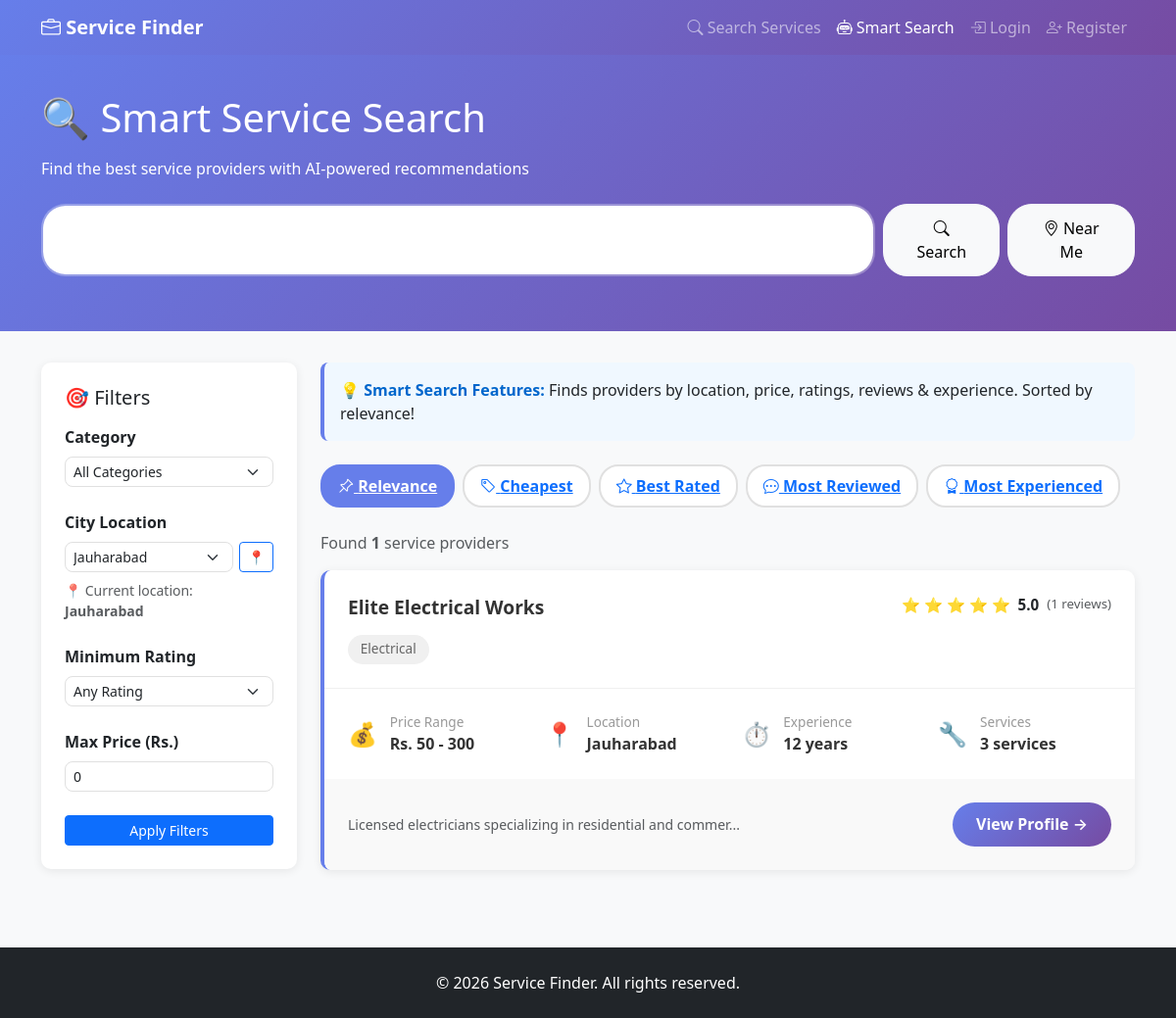
Page /smart-search.php on the committed database.
### tables this page shows
CREATE TABLE service_providers (
    provider_id INT PRIMARY KEY AUTO_INCREMENT,
    user_id INT NOT NULL UNIQUE,
    business_name VARCHAR(150) NOT NULL,
    business_description TEXT,
    category_id INT NOT NULL,
    business_phone VARCHAR(15),
    business_email VARCHAR(100),
    website VARCHAR(255),
    business_address TEXT,
    business_city VARCHAR(100),
    business_state VARCHAR(100),
    business_zip VARCHAR(10),
    latitude DECIMAL(10, 8),
    longitude DECIMAL(11, 8),
    years_of_experience INT,
    average_rating DECIMAL(3, 2) DEFAULT 0.00,
    total_reviews INT DEFAULT 0,
    total_jobs_completed INT DEFAULT 0,
    is_verified BOOLEAN DEFAULT FALSE,
    is_active BOOLEAN DEFAULT TRUE,
    profile_image VARCHAR(255),
    cover_image VARCHAR(255),
    created_at TIMESTAMP DEFAULT CURRENT_TIMESTAMP,
    updated_at TIMESTAMP DEFAULT CURRENT_TIMESTAMP ON UPDATE CURRENT_TIMESTAMP,
    FOREIGN KEY (user_id) REFERENCES users(user_id) ON DELETE CASCADE,
    FOREIGN KEY (category_id) REFERENCES service_categories(category_id),
    INDEX idx_category (category_id),
    INDEX idx_city (business_city),
    INDEX idx_rating (average_rating)
);

CREATE TABLE service_categories (
    category_id INT PRIMARY KEY AUTO_INCREMENT,
    category_name VARCHAR(100) UNIQUE NOT NULL,
    description TEXT,
    icon VARCHAR(50),
    created_at TIMESTAMP DEFAULT CURRENT_TIMESTAMP
);

CREATE TABLE users (
    user_id INT PRIMARY KEY AUTO_INCREMENT,
    username VARCHAR(100) UNIQUE NOT NULL,
    email VARCHAR(100) UNIQUE NOT NULL,
    password VARCHAR(255) NOT NULL,
    first_name VARCHAR(100),
    last_name VARCHAR(100),
    phone VARCHAR(15),
    address TEXT,
    city VARCHAR(100),
    state VARCHAR(100),
    zip_code VARCHAR(10),
    profile_image VARCHAR(255),
    user_type ENUM('customer', 'service_provider') DEFAULT 'customer',
    is_verified BOOLEAN DEFAULT FALSE,
    created_at TIMESTAMP DEFAULT CURRENT_TIMESTAMP,
    updated_at TIMESTAMP DEFAULT CURRENT_TIMESTAMP ON UPDATE CURRENT_TIMESTAMP
);

### smart-search.php (the view, shortened to what the rows shown need)
<?php
include 'database_connection.php';
$keyword = sanitize_input($_GET['keyword'] ?? '');
$category = sanitize_input($_GET['category'] ?? '');
$city = sanitize_input($_GET['city'] ?? '');
$sortBy = sanitize_input($_GET['sort_by'] ?? 'relevance');
$page = intval($_GET['page'] ?? 1);
$user_city = USER_DEFAULT_CITY;
if (empty($city)) {
    $city = $user_city;
}
$offset = ($page - 1) * SEARCH_RESULTS_PER_PAGE;
$query = "
    SELECT
        sp.provider_id,
        sp.business_name,
        sp.business_description,
        sp.years_of_experience,
        u.email,
        u.phone,
        u.city,
        u.state,
        c.category_id,
        c.category_name,
        ROUND(COALESCE(AVG(r.rating), 0), 2) as avg_rating,
        COUNT(DISTINCT r.review_id) as total_reviews,
        MIN(s.price) as min_price,
        MAX(s.price) as max_price,
        ROUND(AVG(s.price), 2) as avg_price,
        COUNT(DISTINCT s.service_id) as service_count
    FROM service_providers sp
    JOIN users u ON sp.user_id = u.user_id
    JOIN service_categories c ON sp.category_id = c.category_id
    LEFT JOIN services s ON sp.provider_id = s.provider_id
    LEFT JOIN reviews r ON sp.provider_id = r.provider_id
    WHERE sp.is_active = 1 AND sp.is_verified = 1
";
$types = '';
$params = [];
if (!empty($city)) {
    $query .= " AND u.city LIKE ?";
    $params[] = '%' . $city . '%';
    $types .= 's';
}
$query .= " GROUP BY sp.provider_id";
switch ($sortBy) {
    case 'relevance':
    default:
        $query .= " ORDER BY avg_rating DESC, total_reviews DESC";
        break;
}
$query .= " LIMIT ? OFFSET ?";
$params[] = SEARCH_RESULTS_PER_PAGE;
$params[] = $offset;
$types .= 'ii';
$results = getMultipleResults($conn, $query, $types, $params);
$all_providers = is_array($results) ? $results : [];
$providers = $all_providers;
?>
<!DOCTYPE html>
<html lang="en">
<head>
    <link href="https://cdn.jsdelivr.net/npm/bootstrap@5.3.0/dist/css/bootstrap.min.css" rel="stylesheet">
    <link rel="stylesheet" href="https://cdn.jsdelivr.net/npm/bootstrap-icons@1.11.0/font/bootstrap-icons.css">
</head>
<body>
    <div class="search-header">
        <div class="container">
            <h1 class="mb-3">🔍 Smart Service Search</h1>
        </div>
    </div>
    <div class="container">
        <div class="row">
            <div class="col-lg-9">
                <?php if (!empty($keyword) || !empty($category) || !empty($city)): ?>
                    <?php if (!empty($providers)): ?>
                        <?php foreach ($providers as $provider): ?>
                            <div class="provider-card">
                                <div class="provider-header">
                                    <div>
                                        <div class="provider-name"><?php echo htmlspecialchars($provider['business_name']); ?></div>
                                        <div class="provider-category"><?php echo htmlspecialchars($provider['category_name']); ?></div>
                                    </div>
                                    <div class="provider-rating">
                                        <span class="rating-stars">
                                            <?php for ($i = 0; $i < floor($provider['avg_rating']); $i++): ?>
                                                ⭐
                                            <?php endfor; ?>
                                        </span>
                                        <strong><?php echo number_format($provider['avg_rating'], 1); ?></strong>
                                        <small class="text-muted">(<?php echo $provider['total_reviews']; ?> reviews)</small>
                                    </div>
                                </div>
                                <div class="provider-details">
                                    <div class="detail-item">
                                        <div class="detail-icon">💰</div>
                                        <div class="detail-content">
                                            <div class="detail-label">Price Range</div>
                                            <div class="detail-value">Rs. <?php echo number_format($provider['min_price']); ?> - <?php echo number_format($provider['max_price']); ?></div>
                                        </div>
                                    </div>
                                    <div class="detail-item">
                                        <div class="detail-icon">📍</div>
                                        <div class="detail-content">
                                            <div class="detail-label">Location</div>
                                            <div class="detail-value"><?php echo htmlspecialchars($provider['city']); ?></div>
                                        </div>
                                    </div>
                                    <div class="detail-item">
                                        <div class="detail-icon">⏱️</div>
                                        <div class="detail-content">
                                            <div class="detail-label">Experience</div>
                                            <div class="detail-value"><?php echo $provider['years_of_experience']; ?> years</div>
                                        </div>
                                    </div>
                                    <div class="detail-item">
                                        <div class="detail-icon">🔧</div>
                                        <div class="detail-content">
                                            <div class="detail-label">Services</div>
                                            <div class="detail-value"><?php echo $provider['service_count']; ?> services</div>
                                        </div>
                                    </div>
                                </div>
                                <div class="provider-footer">
                                    <small class="text-muted"><?php echo htmlspecialchars(substr($provider['business_description'], 0, 60)); ?>...</small>
                                    <a href="provider-profile.php?provider_id=<?php echo $provider['provider_id']; ?>" class="btn btn-book">
                                        View Profile →
                                    </a>
                                </div>
                            </div>
                        <?php endforeach; ?>
                    <?php endif; ?>
                <?php endif; ?>
            </div>
        </div>
    </div>
</body>
</html>

### rows in the picture
service_providers: business_name "Elite Electrical Works", category.category_name "Electrical", avg_rating "5.0", total_reviews "1", min_price "50", max_price "300", user.city "Jauharabad", years_of_experience "12", service_count "3", business_description "Licensed electricians specializing in residential and commer"

### other values in the picture
$city ?: $user_city "Jauharabad"
$totalResults "1"
form field city "Jauharabad"
